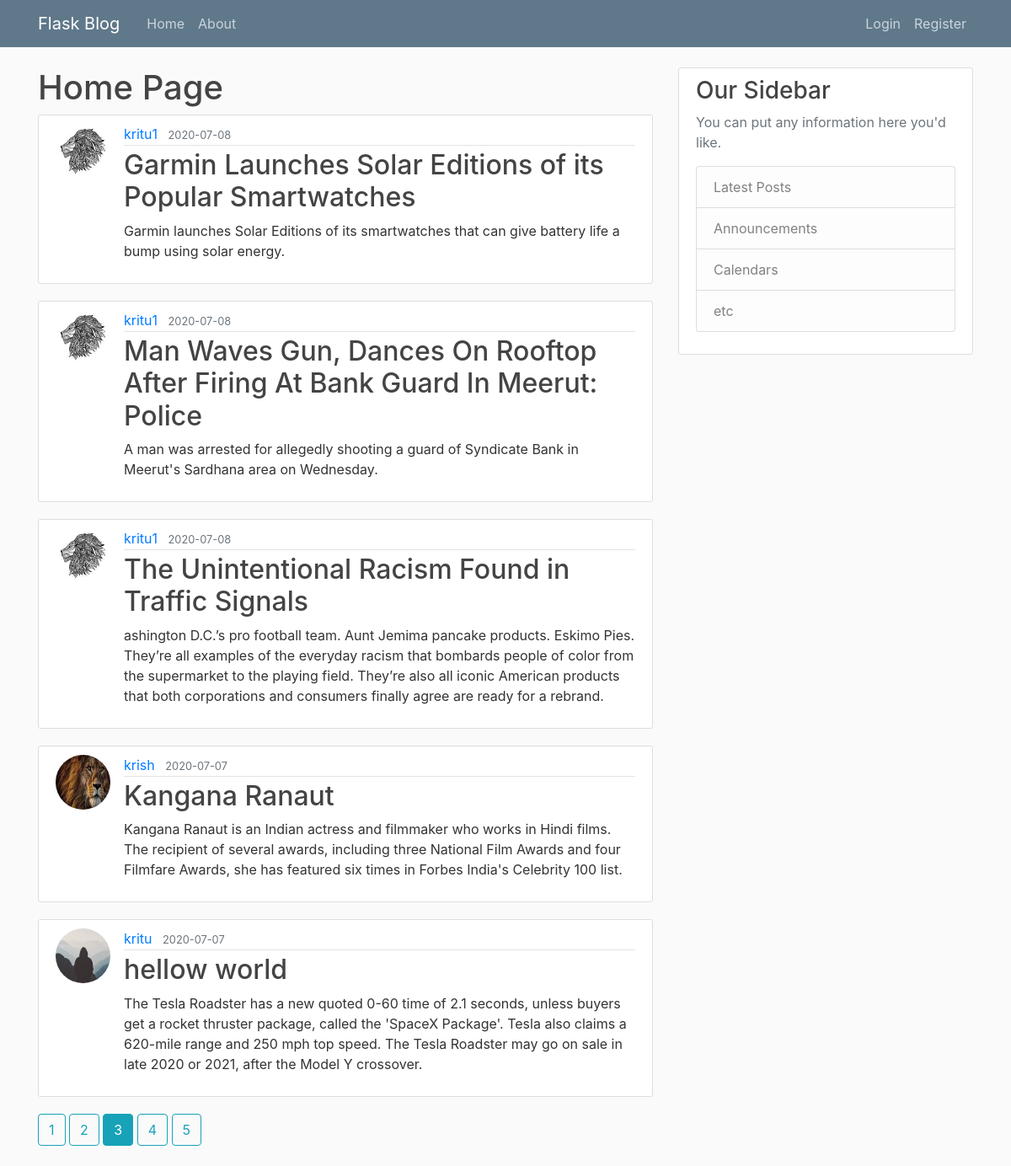
Screenshot of /home?page=3 with the database file from the repository.
### flaskblog/models.py (models this page shows, shortened)
class Post(db.Model):
    id = db.Column(db.Integer, primary_key = True)
    title = db.Column(db.String(100), nullable = False)
    date_posted = db.Column(db.DateTime, nullable= False, default = datetime.utcnow)
    content = db.Column(db.Text, nullable=False)
    user_id = db.Column(db.Integer, db.ForeignKey('user.id'), nullable=False)

class User(db.Model, UserMixin):
    id = db.Column(db.Integer, primary_key = True)
    username = db.Column(db.String(20), unique = True, nullable = False)
    email = db.Column(db.String(120), unique = True, nullable = False)
    image_file = db.Column(db.String(20), nullable = False, default = 'default.jpg')
    password = db.Column(db.String(60), nullable = False)
    posts = db.relationship('Post', backref='author', lazy=True)

### flaskblog/main/routes.py (the view)
@main.route('/')
@main.route('/home')
def nav_home():
    page = request.args.get('page', 1, type=int)
    posts = Post.query.order_by(Post.date_posted.desc()).paginate(page=page, per_page=5)
    return render_template('home.html', posts=posts)

### flaskblog/templates/home.html
{% extends "layout.html" %}
{% block content %}
    <h1>Home Page</h1>
    {% for post in posts.items %}
        <article class="media content-section">
            <img class="rounded-circle article-img" src="{{ url_for('static', filename='profile_pics/' + post.author.image_file) }}" alt="">
            <div class="media-body">
            <div class="article-metadata">
                <a class="mr-2" href="{{ url_for('users.user_post', username=post.author.username) }}">{{ post.author.username }}</a>
                <small class="text-muted">{{ post.date_posted.strftime('%Y-%m-%d') }}</small>
            </div>
            <h2><a class="article-title" href="{{ url_for('posts.post', post_id = post.id) }}">{{ post.title }}</a></h2>
            <p class="article-content">{{ post.content }}</p>
            </div>
        </article>
    {% endfor %}
    {% for page_num in posts.iter_pages(left_edge=1, right_edge=1, left_current=1, right_current=2) %}
        {% if page_num %}
            {% if posts.page == page_num %}
                <a class="btn btn-info mb-4" href="{{ url_for('main.nav_home', page=page_num) }}">{{ page_num }}</a>
            {% else %}
                <a class="btn btn-outline-info mb-4" href="{{ url_for('main.nav_home', page=page_num) }}">{{ page_num }}</a>
            {% endif %}
        {% else %}
            ...
        {% endif %}
    {% endfor %}
{% endblock content %}

### flaskblog/static/main.css (style rules this page uses)
body { background: #fafafa; color: #333333; margin-top: 5rem; }
h1, h2, h3, h4, h5, h6 { color: #444444; }
.content-section { background: #ffffff; padding: 10px 20px; border: 1px solid #dddddd; border-radius: 3px; margin-bottom: 20px; }
.article-title { color: #444444; }
.article-content { white-space: pre-line; }
.article-img { height: 65px; width: 65px; margin-right: 16px; }
.article-metadata { padding-bottom: 1px; margin-bottom: 4px; border-bottom: 1px solid #e3e3e3 }

### rows the page displays
Post: image_file (picture), author.username "kritu1", date_posted "2020-07-08", title "Garmin Launches Solar Editions of its Popular Smartwatches", content "Garmin launches Solar Editions of its smartwatches that can give battery life a bump using solar energy."
Post: image_file (picture), author.username "kritu1", date_posted "2020-07-08", title "Man Waves Gun, Dances On Rooftop After Firing At Bank Guard In Meerut: Police", content "A man was arrested for allegedly shooting a guard of Syndicate Bank in Meerut's Sardhana area on Wednesday."
Post: image_file (picture), author.username "kritu1", date_posted "2020-07-08", title "The Unintentional Racism Found in Traffic Signals", content "ashington D.C.’s pro football team. Aunt Jemima pancake products. Eskimo Pies. They’re all examples of the everyday racism that bombards people of color from the supermarket to the playing field. They’re also all iconic American products that both corporations and consumers finally agree are ready for a rebrand."
Post: image_file (picture), author.username "krish", date_posted "2020-07-07", title "Kangana Ranaut", content "Kangana Ranaut is an Indian actress and filmmaker who works in Hindi films. The recipient of several awards, including three National Film Awards and four Filmfare Awards, she has featured six times in Forbes India's Celebrity 100 list."
Post: image_file (placeholder picture), author.username "kritu", date_posted "2020-07-07", title "hellow world", content "The Tesla Roadster has a new quoted 0-60 time of 2.1 seconds, unless buyers get a rocket thruster package, called the 'SpaceX Package'. Tesla also claims a 620-mile range and 250 mph top speed. The Tesla Roadster may go on sale in late 2020 or 2021, after the Model Y crossover."

### other values shown
{{ page_num }} "1" "2" "4" "5"
{{ page_num }} "3"
